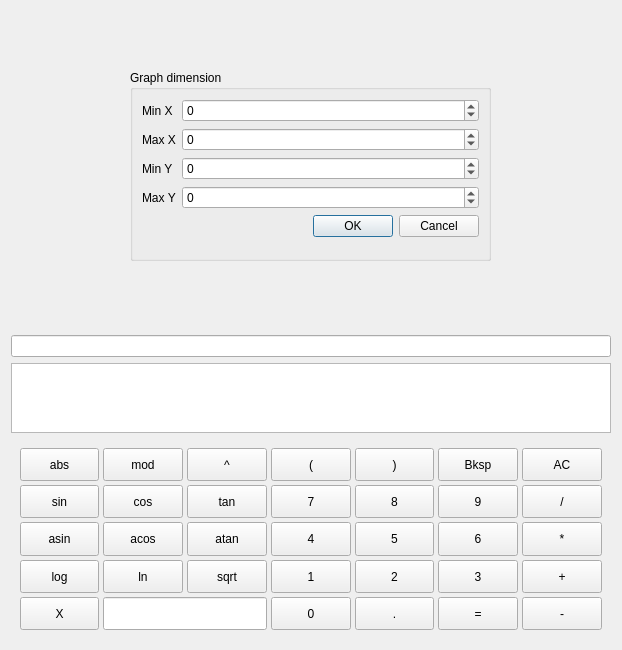
<?xml version="1.0" encoding="UTF-8"?>
<ui version="4.0">
 <class>QtGraphCalcView</class>
 <widget class="QWidget" name="QtGraphCalcView">
  <property name="geometry">
   <rect>
    <x>0</x>
    <y>0</y>
    <width>618</width>
    <height>649</height>
   </rect>
  </property>
  <property name="sizePolicy">
   <sizepolicy hsizetype="Preferred" vsizetype="Expanding">
    <horstretch>0</horstretch>
    <verstretch>0</verstretch>
   </sizepolicy>
  </property>
  <property name="windowTitle">
   <string>Form</string>
  </property>
  <layout class="QVBoxLayout" name="verticalLayout">
   <item>
    <widget class="QWidget" name="GraphPanel" native="true">
     <property name="sizePolicy">
      <sizepolicy hsizetype="Preferred" vsizetype="Preferred">
       <horstretch>0</horstretch>
       <verstretch>2</verstretch>
      </sizepolicy>
     </property>
     <property name="minimumSize">
      <size>
       <width>600</width>
       <height>0</height>
      </size>
     </property>
     <layout class="QGridLayout" name="gridLayout_3">
      <item row="0" column="0" rowspan="3" colspan="2">
       <widget class="QCustomPlot" name="graph_area" native="true">
        <property name="sizePolicy">
         <sizepolicy hsizetype="Expanding" vsizetype="Expanding">
          <horstretch>3</horstretch>
          <verstretch>3</verstretch>
         </sizepolicy>
        </property>
        <property name="minimumSize">
         <size>
          <width>0</width>
          <height>300</height>
         </size>
        </property>
        <property name="contextMenuPolicy">
         <enum>Qt::CustomContextMenu</enum>
        </property>
        <property name="toolTip">
         <string extracomment="Right click to change dimensions"/>
        </property>
        <property name="toolTipDuration">
         <number>10</number>
        </property>
        <widget class="QGroupBox" name="SizeDialog">
         <property name="enabled">
          <bool>true</bool>
         </property>
         <property name="geometry">
          <rect>
           <x>110</x>
           <y>50</y>
           <width>361</width>
           <height>191</height>
          </rect>
         </property>
         <property name="title">
          <string>Graph dimension</string>
         </property>
         <layout class="QFormLayout" name="formLayout">
          <item row="0" column="0">
           <widget class="QLabel" name="label">
            <property name="text">
             <string>Min X</string>
            </property>
           </widget>
          </item>
          <item row="0" column="1">
           <widget class="QSpinBox" name="spinBox_MINX">
            <property name="minimum">
             <number>-1000000</number>
            </property>
            <property name="maximum">
             <number>1000000</number>
            </property>
           </widget>
          </item>
          <item row="1" column="1">
           <widget class="QSpinBox" name="spinBox_MAXX">
            <property name="minimum">
             <number>-1000000</number>
            </property>
            <property name="maximum">
             <number>1000000</number>
            </property>
           </widget>
          </item>
          <item row="2" column="1">
           <widget class="QSpinBox" name="spinBox_MINY">
            <property name="minimum">
             <number>-1000000</number>
            </property>
            <property name="maximum">
             <number>1000000</number>
            </property>
           </widget>
          </item>
          <item row="3" column="1">
           <widget class="QSpinBox" name="spinBox_MAXY">
            <property name="sizePolicy">
             <sizepolicy hsizetype="Minimum" vsizetype="Fixed">
              <horstretch>0</horstretch>
              <verstretch>0</verstretch>
             </sizepolicy>
            </property>
            <property name="minimum">
             <number>-1000000</number>
            </property>
            <property name="maximum">
             <number>1000000</number>
            </property>
           </widget>
          </item>
          <item row="4" column="0" colspan="2">
           <widget class="QDialogButtonBox" name="buttonBox">
            <property name="standardButtons">
             <set>QDialogButtonBox::Cancel|QDialogButtonBox::Ok</set>
            </property>
           </widget>
          </item>
          <item row="1" column="0">
           <widget class="QLabel" name="label_2">
            <property name="text">
             <string>Max X</string>
            </property>
           </widget>
          </item>
          <item row="2" column="0">
           <widget class="QLabel" name="label_3">
            <property name="text">
             <string>Min Y</string>
            </property>
           </widget>
          </item>
          <item row="3" column="0">
           <widget class="QLabel" name="label_4">
            <property name="text">
             <string>Max Y</string>
            </property>
           </widget>
          </item>
         </layout>
        </widget>
       </widget>
      </item>
     </layout>
    </widget>
   </item>
   <item>
    <widget class="QLineEdit" name="InputStr">
     <property name="maxLength">
      <number>255</number>
     </property>
     <property name="alignment">
      <set>Qt::AlignRight|Qt::AlignTrailing|Qt::AlignVCenter</set>
     </property>
    </widget>
   </item>
   <item>
    <widget class="QListWidget" name="listWidget">
     <property name="enabled">
      <bool>true</bool>
     </property>
     <property name="focusPolicy">
      <enum>Qt::NoFocus</enum>
     </property>
    </widget>
   </item>
   <item alignment="Qt::AlignHCenter">
    <widget class="QWidget" name="Keyboard" native="true">
     <property name="sizePolicy">
      <sizepolicy hsizetype="Fixed" vsizetype="Fixed">
       <horstretch>0</horstretch>
       <verstretch>0</verstretch>
      </sizepolicy>
     </property>
     <property name="minimumSize">
      <size>
       <width>600</width>
       <height>200</height>
      </size>
     </property>
     <layout class="QGridLayout" name="gridLayout">
      <property name="spacing">
       <number>4</number>
      </property>
      <item row="2" column="7">
       <widget class="QPushButton" name="pushButton_9">
        <property name="sizePolicy">
         <sizepolicy hsizetype="Minimum" vsizetype="Expanding">
          <horstretch>0</horstretch>
          <verstretch>0</verstretch>
         </sizepolicy>
        </property>
        <property name="text">
         <string>cos</string>
        </property>
       </widget>
      </item>
      <item row="1" column="10">
       <widget class="QPushButton" name="pushButton_5">
        <property name="sizePolicy">
         <sizepolicy hsizetype="Minimum" vsizetype="Expanding">
          <horstretch>0</horstretch>
          <verstretch>0</verstretch>
         </sizepolicy>
        </property>
        <property name="text">
         <string>)</string>
        </property>
       </widget>
      </item>
      <item row="2" column="8">
       <widget class="QPushButton" name="pushButton_10">
        <property name="sizePolicy">
         <sizepolicy hsizetype="Minimum" vsizetype="Expanding">
          <horstretch>0</horstretch>
          <verstretch>0</verstretch>
         </sizepolicy>
        </property>
        <property name="text">
         <string>tan</string>
        </property>
       </widget>
      </item>
      <item row="5" column="11">
       <widget class="QPushButton" name="pushButton_32">
        <property name="sizePolicy">
         <sizepolicy hsizetype="Minimum" vsizetype="Expanding">
          <horstretch>0</horstretch>
          <verstretch>0</verstretch>
         </sizepolicy>
        </property>
        <property name="text">
         <string>=</string>
        </property>
       </widget>
      </item>
      <item row="3" column="6">
       <widget class="QPushButton" name="pushButton_15">
        <property name="sizePolicy">
         <sizepolicy hsizetype="Minimum" vsizetype="Expanding">
          <horstretch>0</horstretch>
          <verstretch>0</verstretch>
         </sizepolicy>
        </property>
        <property name="text">
         <string>asin</string>
        </property>
       </widget>
      </item>
      <item row="2" column="6">
       <widget class="QPushButton" name="pushButton_8">
        <property name="sizePolicy">
         <sizepolicy hsizetype="Minimum" vsizetype="Expanding">
          <horstretch>0</horstretch>
          <verstretch>0</verstretch>
         </sizepolicy>
        </property>
        <property name="text">
         <string>sin</string>
        </property>
       </widget>
      </item>
      <item row="3" column="7">
       <widget class="QPushButton" name="pushButton_16">
        <property name="sizePolicy">
         <sizepolicy hsizetype="Minimum" vsizetype="Expanding">
          <horstretch>0</horstretch>
          <verstretch>0</verstretch>
         </sizepolicy>
        </property>
        <property name="text">
         <string>acos</string>
        </property>
       </widget>
      </item>
      <item row="4" column="6">
       <widget class="QPushButton" name="pushButton_22">
        <property name="sizePolicy">
         <sizepolicy hsizetype="Minimum" vsizetype="Expanding">
          <horstretch>0</horstretch>
          <verstretch>0</verstretch>
         </sizepolicy>
        </property>
        <property name="text">
         <string>log</string>
        </property>
       </widget>
      </item>
      <item row="5" column="6">
       <widget class="QPushButton" name="pushButton_29">
        <property name="sizePolicy">
         <sizepolicy hsizetype="Minimum" vsizetype="Expanding">
          <horstretch>0</horstretch>
          <verstretch>0</verstretch>
         </sizepolicy>
        </property>
        <property name="text">
         <string>X</string>
        </property>
       </widget>
      </item>
      <item row="5" column="12">
       <widget class="QPushButton" name="pushButton_33">
        <property name="sizePolicy">
         <sizepolicy hsizetype="Minimum" vsizetype="Expanding">
          <horstretch>0</horstretch>
          <verstretch>0</verstretch>
         </sizepolicy>
        </property>
        <property name="text">
         <string>-</string>
        </property>
       </widget>
      </item>
      <item row="4" column="11">
       <widget class="QPushButton" name="pushButton_27">
        <property name="sizePolicy">
         <sizepolicy hsizetype="Minimum" vsizetype="Expanding">
          <horstretch>0</horstretch>
          <verstretch>0</verstretch>
         </sizepolicy>
        </property>
        <property name="text">
         <string>3</string>
        </property>
       </widget>
      </item>
      <item row="4" column="9">
       <widget class="QPushButton" name="pushButton_25">
        <property name="sizePolicy">
         <sizepolicy hsizetype="Minimum" vsizetype="Expanding">
          <horstretch>0</horstretch>
          <verstretch>0</verstretch>
         </sizepolicy>
        </property>
        <property name="text">
         <string>1</string>
        </property>
       </widget>
      </item>
      <item row="5" column="10">
       <widget class="QPushButton" name="pushButton_31">
        <property name="sizePolicy">
         <sizepolicy hsizetype="Minimum" vsizetype="Expanding">
          <horstretch>0</horstretch>
          <verstretch>0</verstretch>
         </sizepolicy>
        </property>
        <property name="text">
         <string>.</string>
        </property>
       </widget>
      </item>
      <item row="3" column="10">
       <widget class="QPushButton" name="pushButton_19">
        <property name="sizePolicy">
         <sizepolicy hsizetype="Minimum" vsizetype="Expanding">
          <horstretch>0</horstretch>
          <verstretch>0</verstretch>
         </sizepolicy>
        </property>
        <property name="text">
         <string>5</string>
        </property>
       </widget>
      </item>
      <item row="1" column="12" alignment="Qt::AlignHCenter">
       <widget class="QPushButton" name="pushButton_7">
        <property name="sizePolicy">
         <sizepolicy hsizetype="Minimum" vsizetype="Expanding">
          <horstretch>0</horstretch>
          <verstretch>0</verstretch>
         </sizepolicy>
        </property>
        <property name="text">
         <string>AC</string>
        </property>
       </widget>
      </item>
      <item row="5" column="9">
       <widget class="QPushButton" name="pushButton_30">
        <property name="sizePolicy">
         <sizepolicy hsizetype="Minimum" vsizetype="Expanding">
          <horstretch>0</horstretch>
          <verstretch>0</verstretch>
         </sizepolicy>
        </property>
        <property name="text">
         <string>0</string>
        </property>
       </widget>
      </item>
      <item row="3" column="9">
       <widget class="QPushButton" name="pushButton_18">
        <property name="sizePolicy">
         <sizepolicy hsizetype="Minimum" vsizetype="Expanding">
          <horstretch>0</horstretch>
          <verstretch>0</verstretch>
         </sizepolicy>
        </property>
        <property name="text">
         <string>4</string>
        </property>
       </widget>
      </item>
      <item row="1" column="9">
       <widget class="QPushButton" name="pushButton_4">
        <property name="sizePolicy">
         <sizepolicy hsizetype="Minimum" vsizetype="Expanding">
          <horstretch>0</horstretch>
          <verstretch>0</verstretch>
         </sizepolicy>
        </property>
        <property name="text">
         <string>(</string>
        </property>
       </widget>
      </item>
      <item row="2" column="10">
       <widget class="QPushButton" name="pushButton_12">
        <property name="sizePolicy">
         <sizepolicy hsizetype="Minimum" vsizetype="Expanding">
          <horstretch>0</horstretch>
          <verstretch>0</verstretch>
         </sizepolicy>
        </property>
        <property name="text">
         <string>8</string>
        </property>
       </widget>
      </item>
      <item row="3" column="11">
       <widget class="QPushButton" name="pushButton_20">
        <property name="sizePolicy">
         <sizepolicy hsizetype="Minimum" vsizetype="Expanding">
          <horstretch>0</horstretch>
          <verstretch>0</verstretch>
         </sizepolicy>
        </property>
        <property name="text">
         <string>6</string>
        </property>
       </widget>
      </item>
      <item row="1" column="8">
       <widget class="QPushButton" name="pushButton_3">
        <property name="sizePolicy">
         <sizepolicy hsizetype="Minimum" vsizetype="Expanding">
          <horstretch>0</horstretch>
          <verstretch>0</verstretch>
         </sizepolicy>
        </property>
        <property name="text">
         <string>^</string>
        </property>
       </widget>
      </item>
      <item row="4" column="10">
       <widget class="QPushButton" name="pushButton_26">
        <property name="sizePolicy">
         <sizepolicy hsizetype="Minimum" vsizetype="Expanding">
          <horstretch>0</horstretch>
          <verstretch>0</verstretch>
         </sizepolicy>
        </property>
        <property name="text">
         <string>2</string>
        </property>
       </widget>
      </item>
      <item row="4" column="7">
       <widget class="QPushButton" name="pushButton_23">
        <property name="sizePolicy">
         <sizepolicy hsizetype="Minimum" vsizetype="Expanding">
          <horstretch>0</horstretch>
          <verstretch>0</verstretch>
         </sizepolicy>
        </property>
        <property name="text">
         <string>ln</string>
        </property>
       </widget>
      </item>
      <item row="2" column="11">
       <widget class="QPushButton" name="pushButton_13">
        <property name="sizePolicy">
         <sizepolicy hsizetype="Minimum" vsizetype="Expanding">
          <horstretch>0</horstretch>
          <verstretch>0</verstretch>
         </sizepolicy>
        </property>
        <property name="text">
         <string>9</string>
        </property>
       </widget>
      </item>
      <item row="2" column="9">
       <widget class="QPushButton" name="pushButton_11">
        <property name="sizePolicy">
         <sizepolicy hsizetype="Minimum" vsizetype="Expanding">
          <horstretch>0</horstretch>
          <verstretch>0</verstretch>
         </sizepolicy>
        </property>
        <property name="text">
         <string>7</string>
        </property>
       </widget>
      </item>
      <item row="4" column="8">
       <widget class="QPushButton" name="pushButton_24">
        <property name="sizePolicy">
         <sizepolicy hsizetype="Minimum" vsizetype="Expanding">
          <horstretch>0</horstretch>
          <verstretch>0</verstretch>
         </sizepolicy>
        </property>
        <property name="text">
         <string>sqrt</string>
        </property>
       </widget>
      </item>
      <item row="3" column="12">
       <widget class="QPushButton" name="pushButton_21">
        <property name="sizePolicy">
         <sizepolicy hsizetype="Minimum" vsizetype="Expanding">
          <horstretch>0</horstretch>
          <verstretch>0</verstretch>
         </sizepolicy>
        </property>
        <property name="text">
         <string>*</string>
        </property>
       </widget>
      </item>
      <item row="5" column="7" colspan="2">
       <widget class="QLineEdit" name="X_Value">
        <property name="sizePolicy">
         <sizepolicy hsizetype="Expanding" vsizetype="Expanding">
          <horstretch>0</horstretch>
          <verstretch>0</verstretch>
         </sizepolicy>
        </property>
       </widget>
      </item>
      <item row="1" column="7">
       <widget class="QPushButton" name="pushButton_2">
        <property name="sizePolicy">
         <sizepolicy hsizetype="Minimum" vsizetype="Expanding">
          <horstretch>0</horstretch>
          <verstretch>0</verstretch>
         </sizepolicy>
        </property>
        <property name="text">
         <string>mod</string>
        </property>
       </widget>
      </item>
      <item row="1" column="11">
       <widget class="QPushButton" name="pushButton_6">
        <property name="sizePolicy">
         <sizepolicy hsizetype="Minimum" vsizetype="Expanding">
          <horstretch>0</horstretch>
          <verstretch>0</verstretch>
         </sizepolicy>
        </property>
        <property name="text">
         <string>Bksp</string>
        </property>
       </widget>
      </item>
      <item row="4" column="12">
       <widget class="QPushButton" name="pushButton_28">
        <property name="sizePolicy">
         <sizepolicy hsizetype="Minimum" vsizetype="Expanding">
          <horstretch>0</horstretch>
          <verstretch>0</verstretch>
         </sizepolicy>
        </property>
        <property name="text">
         <string>+</string>
        </property>
       </widget>
      </item>
      <item row="2" column="12">
       <widget class="QPushButton" name="pushButton_14">
        <property name="sizePolicy">
         <sizepolicy hsizetype="Minimum" vsizetype="Expanding">
          <horstretch>0</horstretch>
          <verstretch>0</verstretch>
         </sizepolicy>
        </property>
        <property name="text">
         <string>/</string>
        </property>
       </widget>
      </item>
      <item row="3" column="8">
       <widget class="QPushButton" name="pushButton_17">
        <property name="sizePolicy">
         <sizepolicy hsizetype="Minimum" vsizetype="Expanding">
          <horstretch>0</horstretch>
          <verstretch>0</verstretch>
         </sizepolicy>
        </property>
        <property name="text">
         <string>atan</string>
        </property>
       </widget>
      </item>
      <item row="1" column="6">
       <widget class="QPushButton" name="pushButton">
        <property name="sizePolicy">
         <sizepolicy hsizetype="Minimum" vsizetype="Expanding">
          <horstretch>0</horstretch>
          <verstretch>0</verstretch>
         </sizepolicy>
        </property>
        <property name="text">
         <string>abs</string>
        </property>
       </widget>
      </item>
     </layout>
    </widget>
   </item>
  </layout>
 </widget>
 <customwidgets>
  <customwidget>
   <class>QCustomPlot</class>
   <extends>QWidget</extends>
   <header>qcustomplot.h</header>
   <container>1</container>
  </customwidget>
 </customwidgets>
 <resources/>
 <connections>
  <connection>
   <sender>listWidget</sender>
   <signal>itemDoubleClicked(QListWidgetItem*)</signal>
   <receiver>QtGraphCalcView</receiver>
   <slot>onHistoryItemDblClicked(QListWidgetItem*)</slot>
   <hints>
    <hint type="sourcelabel">
     <x>308</x>
     <y>398</y>
    </hint>
    <hint type="destinationlabel">
     <x>308</x>
     <y>324</y>
    </hint>
   </hints>
  </connection>
 </connections>
 <slots>
  <signal>result_requested()</signal>
  <signal>showMessage()</signal>
  <slot>onHistoryItemDblClicked(QListWidgetItem*)</slot>
  <slot>on_QtGraphCalcView_result_requested()</slot>
 </slots>
</ui>
